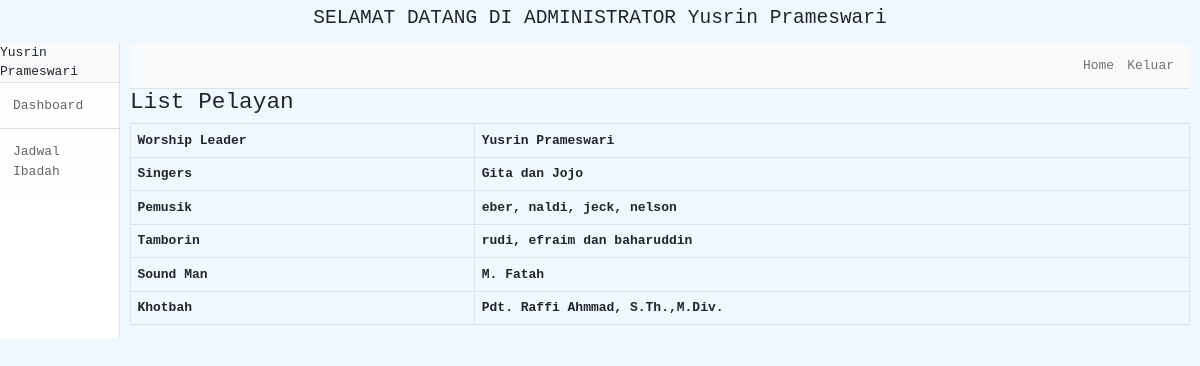
Page /admin/index.php?mod=detailjadwal&id_jadwal=101 (signed in) on the committed database.
### tables this page shows
CREATE TABLE `pelayan` (
  `id_pelayan` int(11) NOT NULL,
  `id_jadwal` int(11) NOT NULL,
  `worship_lead` varchar(50) NOT NULL,
  `singers` varchar(100) DEFAULT NULL,
  `pemusik` varchar(200) NOT NULL,
  `tamborin` varchar(200) DEFAULT NULL,
  `soundman` varchar(100) NOT NULL,
  `khotbah` varchar(100) NOT NULL
);

### admin/detail-jadwal.php (the view)
<?php
require_once('../koneksi/koneksi-db.php');
$id_jadwal = ($_GET['id_jadwal']);
$datapelayan = mysqli_query($koneksi,"SELECT jadwal.id_jadwal ,worship_lead, singers , pemusik, tamborin, soundman, khotbah FROM jadwal JOIN pelayan ON jadwal.id_jadwal = pelayan.id_jadwal where jadwal.id_jadwal = '$id_jadwal'");
?>
<section>
	<div class="row">
		<div class="col-md-12">
			<div class="box box-info">
				<div class="box-header">
					<h3 class="box-title">List Pelayan</h3>
				</div>
				<div class="box-body">
					<table class="table table-hover table-striped table-bordered">
						<thead>
						<?php
				while($q=mysqli_fetch_array($datapelayan)){
				?>
							<tr>
								<th>Worship Leader</th>
								<th><?php echo $q['worship_lead']?></th>
							</tr>
							<tr>
								<th>Singers</th>
								<th><?php echo $q['singers']?></th>
							</tr>
							<tr>
								<th>Pemusik</th>
								<th><?php echo $q['pemusik']?></th>
							</tr>
							<tr>
								<th>Tamborin</th>
								<th><?php echo $q['tamborin']?> </th>
							</tr>
							<tr>
								<th>Sound Man</th>
								<th><?php echo $q['soundman']?></th>
							</tr>
							<tr>
								<th>Khotbah</th>
								<th><?php echo $q['khotbah']?></th>
							</tr>
							<?php
				}
				?>
						</thead>
					</table>
				</div>
			</div>
		</div>
	</div>
</section>

### asset/admin.css (style rules this page uses)
body, html { height: 100%; font-family: 'jetBrains Mono', Courier, monospace; background-color: aliceblue; font-size: 13px; }

### rows in the picture
pelayan: worship_lead "Yusrin Prameswari", singers "Gita dan Jojo", pemusik "eber, naldi, jeck, nelson", tamborin "rudi, efraim dan baharuddin", soundman "M. Fatah", khotbah "Pdt. Raffi Ahmmad, S.Th.,M.Div."

### other values in the picture
$_SESSION['nama'] "Yusrin Prameswari"
